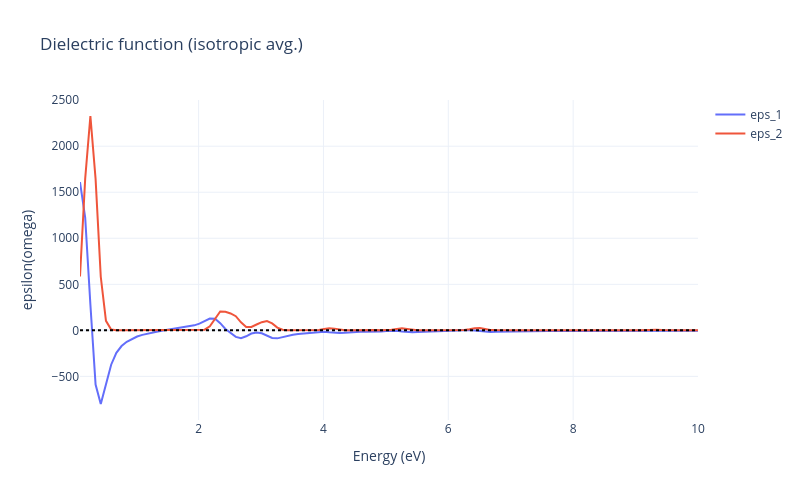

Write notebook code for a chart like this one.
### Code cell
# Dielectric function: ε₁(ω), ε₂(ω) isotropic average
from slakonet.examples.full_demo import task_dielectric
task_dielectric(atoms, model, out='demo').show()
